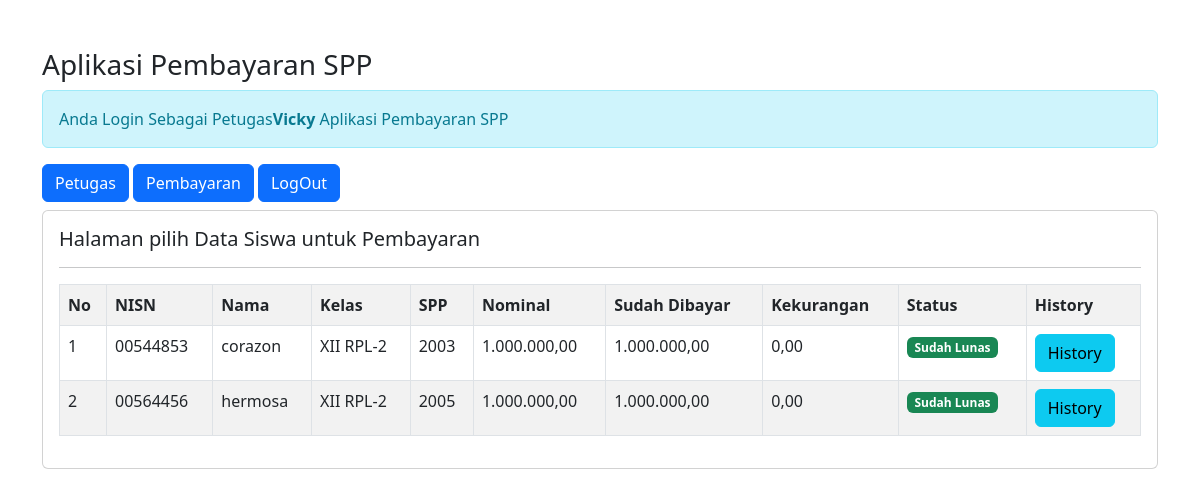
/petugas/petugas.php?url=pembayaran (signed in), run on the app's committed database.
### tables this page shows
CREATE TABLE `siswa` (
  `nisn` char(10) NOT NULL,
  `nis` char(8) NOT NULL,
  `nama` varchar(35) NOT NULL,
  `id_kelas` int(11) NOT NULL,
  `alamat` text NOT NULL,
  `no_telp` varchar(13) NOT NULL,
  `id_spp` int(11) NOT NULL
);

CREATE TABLE `kelas` (
  `id_kelas` int(11) NOT NULL,
  `nama_kelas` varchar(10) NOT NULL,
  `kompetensi_keahlian` varchar(50) NOT NULL
);

CREATE TABLE `spp` (
  `id_spp` int(11) NOT NULL,
  `tahun` int(11) NOT NULL,
  `nominal` int(11) NOT NULL
);

### petugas/pembayaran.php (the view)
<h5>Halaman pilih Data Siswa untuk Pembayaran</h5>
<hr>
<table class="table table-striped table-bordered">
    <tr class="fw-bold">
        <td>No</td>
        <td>NISN</td>
        <td>Nama</td>
        <td>Kelas</td>
        <td>SPP</td>
        <td>Nominal</td>
        <td>Sudah Dibayar</td>
        <td>Kekurangan</td>
        <td>Status</td>
        <td>History</td>
    </tr>
    <?php
    include'../koneksi.php';
    $no = 1;
    $sql = "SELECT*FROM siswa,spp,kelas WHERE siswa.id_kelas=kelas.id_kelas AND siswa.id_spp=spp.id_spp ORDER BY nama ASC";
    $query = mysqli_query($koneksi, $sql);
    foreach($query as $data){
        $data_pembayaran = mysqli_query($koneksi, "SELECT SUM(jumlah_bayar) as jumlah_bayar FROM pembayaran WHERE nisn='$data[nisn]'");
        $data_pembayaran = mysqli_fetch_array($data_pembayaran);
        $sudah_bayar = $data_pembayaran['jumlah_bayar'];
        $kekurangan = $data['nominal']-$data_pembayaran['jumlah_bayar'];
        ?>
    <tr>
        <td><?= $no++; ?></td>
        <td><?= $data['nisn'] ?></td>
        <td><?= $data['nama'] ?></td>
        <td><?= $data['nama_kelas'] ?></td>
        <td><?= $data['tahun'] ?></td>
        <td><?=number_format($data['nominal'],2,',','.'); ?></td>
        <td><?=number_format($sudah_bayar,2,',','.'); ?></td>
        <td><?=number_format($kekurangan,2,',','.'); ?></td>
        <td>
            <?php
            if($kekurangan==0){
                echo"<span class='badge text-bg-success'> Sudah Lunas </span>";
            }else{ ?>
            <a href="?url=tambah-pembayaran&nisn=<?= $data['nisn'] ?>&kekurangan=<?= $kekurangan ?>"
                class="btn btn-danger"> Pilih & Bayar </a>
            <?php }
            ?>
        </td>
        <td>
            <a href="?url=history-pembayaran&nisn=<?= $data['nisn'] ?>" class='btn btn-info'>History</a>
        </td>
    </tr>
    <?php } ?>
</table>

### data on the page
siswa: nisn "00544853", nama "corazon", id_kelas.nama_kelas "XII RPL-2", id_spp.tahun "2003", id_spp.nominal "1.000.000,00", sudah_bayar "1.000.000,00", kekurangan "0,00"
siswa: nisn "00564456", nama "hermosa", id_kelas.nama_kelas "XII RPL-2", id_spp.tahun "2005", id_spp.nominal "1.000.000,00", sudah_bayar "1.000.000,00", kekurangan "0,00"

### other printed values
$_SESSION['nama_petugas'] "Vicky"
